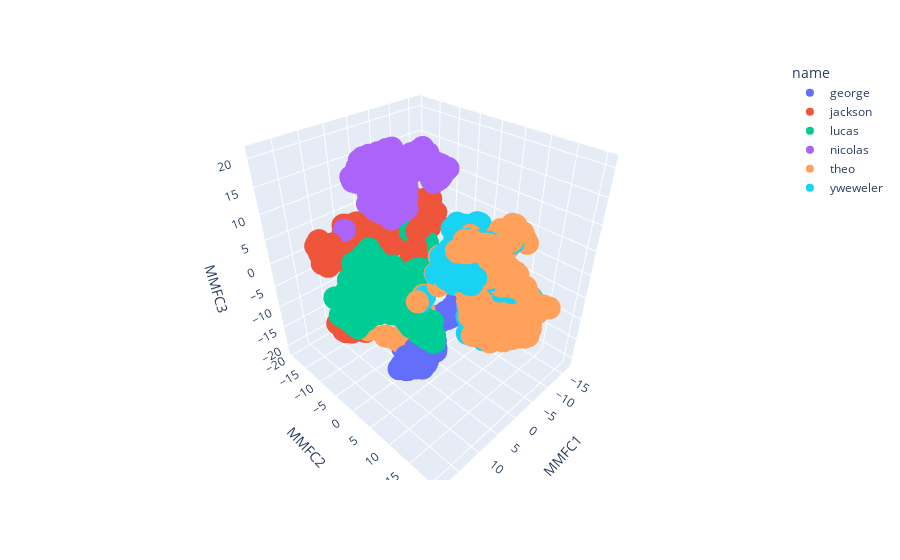

Notebook code for this chart:
### Code cell
#https://plotly.com/python/3d-scatter-plots/
fig = px.scatter_3d(X_red_df, x='MMFC1', y='MMFC2', z='MMFC3', color='name')
fig.show()

### Figure 1 — Plotly figure (JSON) as saved in the notebook; plotly's stock layout.template omitted (floating-point values rounded to 4 significant figures; data arrays with more than 128 entries replaced by an {"elided": "..."} marker saying what was removed)
{"data": [{"hovertemplate": "name=george<br>MMFC1=%{x}<br>MMFC2=%{y}<br>MMFC3=%{z}<extra></extra>", "legendgroup": "george", "marker": {"color": "#636efa", "symbol": "circle"}, "mode": "markers", "name": "george", "scene": "scene", "showlegend": true, "type": "scatter3d", "x": {"elided": "500 float values"}, "y": {"elided": "500 float values"}, "z": {"elided": "500 float values"}}, {"hovertemplate": "name=jackson<br>MMFC1=%{x}<br>MMFC2=%{y}<br>MMFC3=%{z}<extra></extra>", "legendgroup": "jackson", "marker": {"color": "#EF553B", "symbol": "circle"}, "mode": "markers", "name": "jackson", "scene": "scene", "showlegend": true, "type": "scatter3d", "x": {"elided": "500 float values"}, "y": {"elided": "500 float values"}, "z": {"elided": "500 float values"}}, {"hovertemplate": "name=lucas<br>MMFC1=%{x}<br>MMFC2=%{y}<br>MMFC3=%{z}<extra></extra>", "legendgroup": "lucas", "marker": {"color": "#00cc96", "symbol": "circle"}, "mode": "markers", "name": "lucas", "scene": "scene", "showlegend": true, "type": "scatter3d", "x": {"elided": "500 float values"}, "y": {"elided": "500 float values"}, "z": {"elided": "500 float values"}}, {"hovertemplate": "name=nicolas<br>MMFC1=%{x}<br>MMFC2=%{y}<br>MMFC3=%{z}<extra></extra>", "legendgroup": "nicolas", "marker": {"color": "#ab63fa", "symbol": "circle"}, "mode": "markers", "name": "nicolas", "scene": "scene", "showlegend": true, "type": "scatter3d", "x": {"elided": "500 float values"}, "y": {"elided": "500 float values"}, "z": {"elided": "500 float values"}}, {"hovertemplate": "name=theo<br>MMFC1=%{x}<br>MMFC2=%{y}<br>MMFC3=%{z}<extra></extra>", "legendgroup": "theo", "marker": {"color": "#FFA15A", "symbol": "circle"}, "mode": "markers", "name": "theo", "scene": "scene", "showlegend": true, "type": "scatter3d", "x": {"elided": "500 float values"}, "y": {"elided": "500 float values"}, "z": {"elided": "500 float values"}}, {"hovertemplate": "name=yweweler<br>MMFC1=%{x}<br>MMFC2=%{y}<br>MMFC3=%{z}<extra></extra>", "legendgroup": "yweweler", "marker": {"color": "#19d3f3", "symbol": "circle"}, "mode": "markers", "name": "yweweler", "scene": "scene", "showlegend": true, "type": "scatter3d", "x": {"elided": "500 float values"}, "y": {"elided": "500 float values"}, "z": {"elided": "500 float values"}}], "layout": {"legend": {"title": {"text": "name"}, "tracegroupgap": 0}, "margin": {"t": 60}, "scene": {"domain": {"x": [0, 1], "y": [0, 1]}, "xaxis": {"title": {"text": "MMFC1"}}, "yaxis": {"title": {"text": "MMFC2"}}, "zaxis": {"title": {"text": "MMFC3"}}}}}
